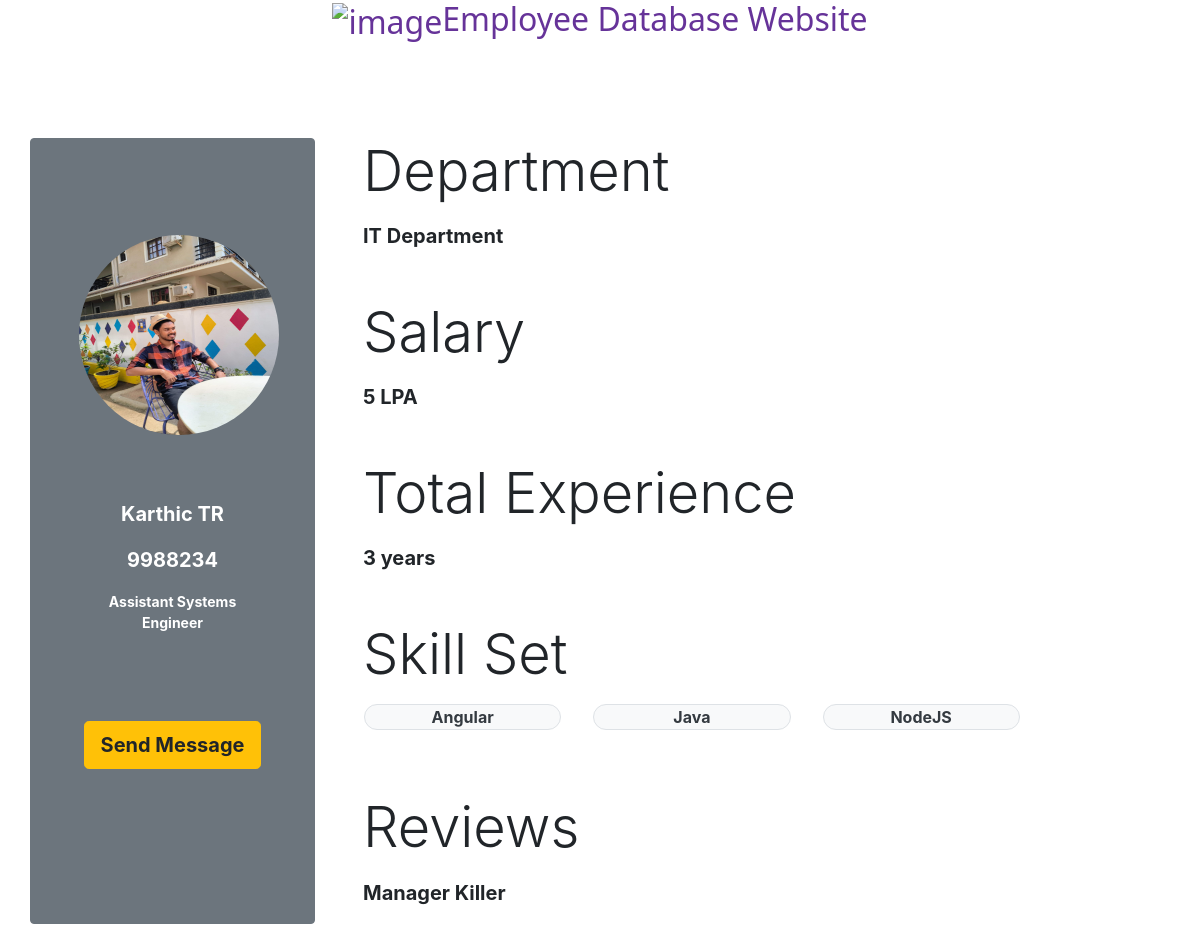
/Employee/Karthic TR, run on the app's committed database.
### EmployeeDbase/models.py (models this page shows, shortened)
class EmployeeDatabase(models.Model):
    user = models.OneToOneField(User, on_delete=models.CASCADE, null=True, blank=True)
    name = models.CharField(max_length=25, null=True, blank=True)
    employee_id = models.IntegerField(null=True, blank=True)
    designation = models.CharField(max_length=50, null=True, blank=True)
    department = models.CharField(max_length=50, null=True, blank=True)
    salaryLPA = models.IntegerField(null=True, blank=True)
    experience_tuple = (
        ('0',"Beginner"),
        ('1',"1 year"),
        ('2',"2 years"),
        ('3',"3 years"),
        ('4',"more than 3 years")
    )
    profile_img = models.ImageField(null=True, blank=True, default='employee_logo.jpg')
    total_experience = models.CharField(max_length=30,choices=experience_tuple, null=True, blank=True)
    skillset = models.ManyToManyField('SkillSet', null=True, blank=True)
    created_timestamp = models.DateTimeField(auto_now_add=True)
    id = models.UUIDField(default=uuid.uuid4, unique=True, primary_key=True, editable=False)
    class Meta:
        ordering = ['created_timestamp']

class SkillSet(models.Model):
    Programming_language = models.CharField(max_length=50)
    created_timestamp = models.DateTimeField(auto_now_add=True)
    id = models.UUIDField(default=uuid.uuid4, unique=True, primary_key=True, editable=False)

class EmployeeReview(models.Model):
    nameofEmployee = models.ForeignKey('EmployeeDatabase',on_delete=models.CASCADE)
    review_text = models.TextField(default="nil", max_length=2000)

### EmployeeDbase/views.py (the view)
# urls.py: path('Employee/<str:emp_name>', views.callSingleEmployeePage, name="Employee"),
def callSingleEmployeePage(request,emp_name):
    search_employee = EmployeeDatabase.objects.get(name=emp_name)
    return render(request, 'EmployeeDbase/IndividualEmployee.html', {'employee_data':search_employee})

### EmployeeDbase/templates/EmployeeDbase/IndividualEmployee.html (shortened to what this page needs)
<!DOCTYPE html>
<html lang="en">
<head>
    <link rel="stylesheet" href="https://cdn.jsdelivr.net/npm/bootstrap@4.6.2/dist/css/bootstrap.min.css">
</head>
<body>
    {% include 'mainnav.html' %}
<div class="container my-5 ">
    <div class="row mt-5  ">
        <div class="  col-md-3 text-center my-5 p-5 border border-secondary rounded bg-secondary text-white container">
            <img class="rounded-pill text-center my-5" src={{employee_data.profile_img.url}} alt={{employee_data.name}}_profile_img width="200px" height="200px"></li>
            <p class="lead my-3  font-weight-bold ">{{employee_data.name}}</p>
            <p class="lead my-3  font-weight-bold ">{{employee_data.employee_id}}</p>
            <p class="small my-3  font-weight-bold ">{{employee_data.designation}}</p>
            <br><br><br>
            <a href="" class="btn btn-warning font-weight-bold btn-lg">Send Message</a>
        </div>
        <div class="col-md-9 text-left container p-5">
            <p class="display-4">Department</p>
            <p class="lead font-weight-bold mb-5">{{employee_data.department}} Department</p>
            <p class="display-4">Salary</p>
            <p class="lead font-weight-bold mb-5">{{employee_data.salaryLPA}} LPA</p>
            <p class="display-4">Total Experience</p>
            <p class="lead font-weight-bold mb-5">{{employee_data.total_experience}} years</p>
            <p class="display-4">Skill Set</p>
            <div class="row mb-5">
                    {% for  skill in employee_data.skillset.all %}
                    <p class="d-inline border rounded-pill w-25 text-center text-dark mx-3 bg-light font-weight-bold">{{skill.Programming_language}}</p>
                    {% endfor %}
                </div>
            <p class="display-4">Reviews</p>
                    {% for review in employee_data.employeereview_set.all %}
                    <p class="lead font-weight-bold">{{review.review_text}}</p>
                    {% endfor %}
    </div>
</div>
</body>
</html>

### data on the page
EmployeeDatabase: profile_img (picture), name "Karthic TR", employee_id "9988234", designation "Assistant Systems Engineer", department "IT", salaryLPA "5", total_experience "3"
SkillSet: Programming_language "Angular"
SkillSet: Programming_language "Java"
SkillSet: Programming_language "NodeJS"
EmployeeReview: review_text "Manager Killer"
